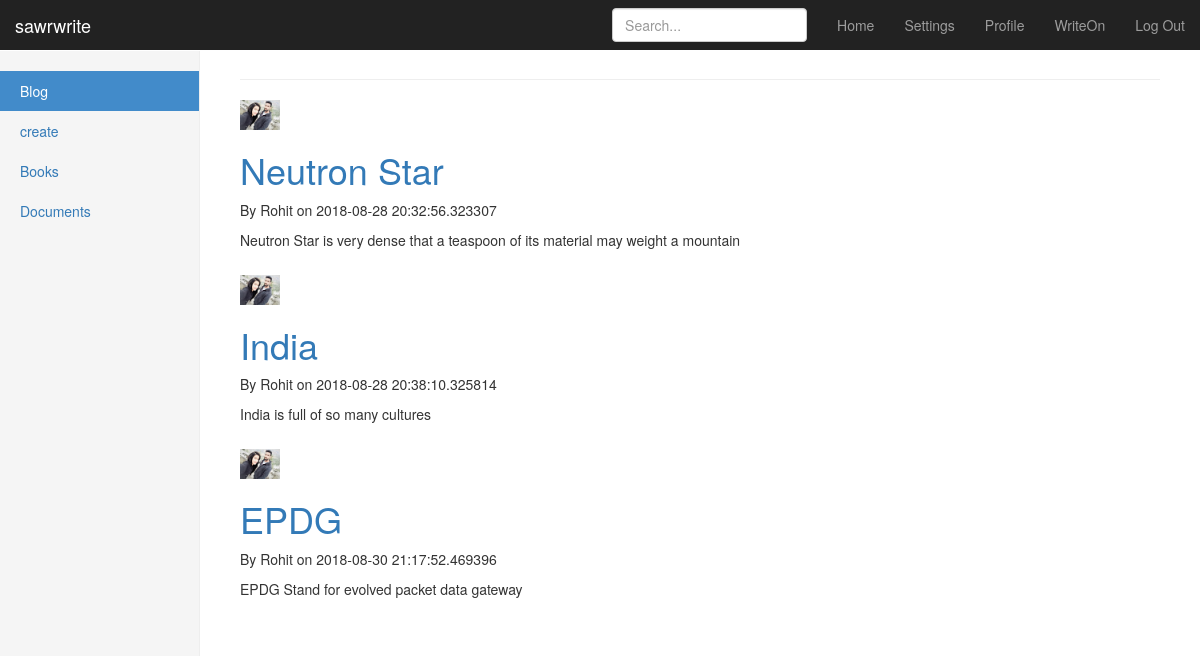
The app's page /blog_home (signed in), older data.
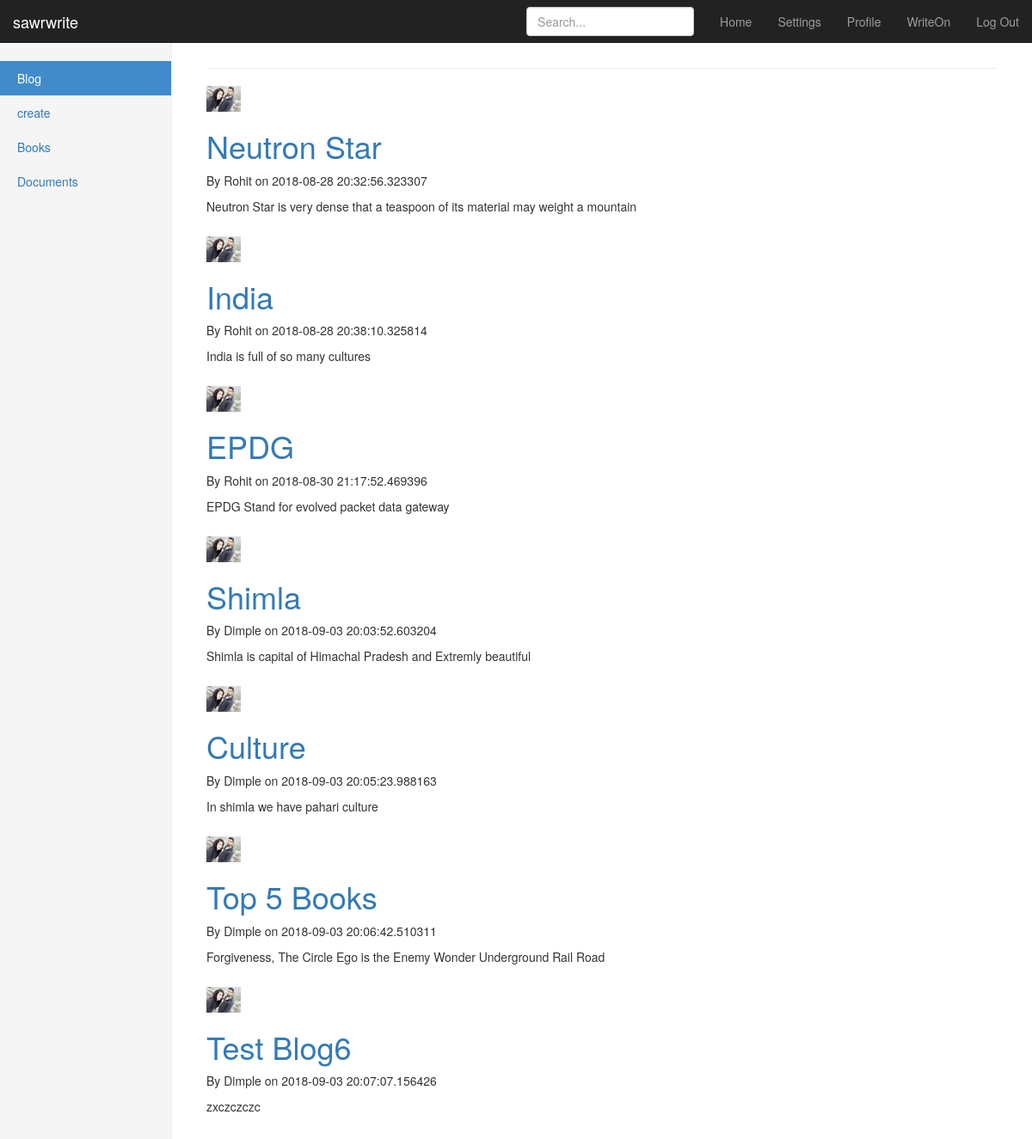
The same page, newer data.
### app/app.py (models this page shows)
class Post(UserMixin, db.Model):
	id = db.Column(db.Integer, primary_key=True)
	title = db.Column(db.String(100), nullable=False)
	date_posted = db.Column(db.DateTime, nullable=False, default=datetime.utcnow)
	content = db.Column(db.Text, nullable=False)
	user_id = db.Column(db.Integer, db.ForeignKey('user.id'), nullable=False)

class User(UserMixin, db.Model):
	id = db.Column(db.Integer, primary_key=True)
	firstname = db.Column(db.String(20))
	lastname = db.Column(db.String(20))
	username = db.Column(db.String(50), unique=True)
	image_file = db.Column(db.String(20), nullable=False, default='default.jpg')
	email = db.Column(db.String(50), unique=True)
	password = db.Column(db.String(80))
	posts = db.relationship('Post', backref='author', lazy=True)

### app/app.py (the view)
@app.route('/blog_home', methods=['GET', 'POST'])
@login_required
def blog_home():
	posts= Post.query.all()
	img_file = url_for('static', filename='display_pics/' + current_user.image_file)
	return render_template('blog_home.html', image_file=img_file, posts=posts)

### app/app.py (called while the page is built)
@login_manager.user_loader
def load_user(user_id):
	return User.query.get(int(user_id))

### app/templates/blog_home.html (shortened to what this page needs)
{% extends "bootstrap/base.html" %}
{% block styles %}
{{super()}}
<link rel="stylesheet" href="{{url_for('.static', filename='dashboard.css')}}">
{% endblock %}
{% block content %}
    <nav class="navbar navbar-inverse navbar-fixed-top">
      <div class="container-fluid">
        <div class="navbar-header">
          <a class="navbar-brand" href="#">sawrwrite</a>
        </div>
        <div id="navbar" class="navbar-collapse collapse">
          <ul class="nav navbar-nav navbar-right">
            <li><a href="{{ url_for('dashboard') }}">Home</a></li>
            <li><a href="#">Settings</a></li>
            <li><a href="{{ url_for('profile') }}">Profile</a></li>
            <li><a href="{{ url_for('notepad') }}">WriteOn</a></li>
            <li><a href="{{ url_for('logout') }}">Log Out</a></li>
          </ul>
          <form class="navbar-form navbar-right">
            <input type="text" class="form-control" placeholder="Search...">
          </form>
        </div>
      </div>
    </nav>
    <div class="container-fluid">
      <div class="row">
        <div class="col-sm-3 col-md-2 sidebar">
          <ul class="nav nav-sidebar">
            <li class="active"><a href="{{url_for('blog_home')}}">Blog<span class="sr-only">(current)</span></a></li>
            <li><a href="{{ url_for('my_blog') }}">create</a></li>
            <li><a href="#">Books</a></li>
            <li><a href="#">Documents</a></li>
          </ul>
        </div>
        <div class="col-sm-9 col-sm-offset-3 col-md-10 col-md-offset-2 main">
          <h1 class="page-header">{{ name }}</h1>
         </body>
          {% for post in posts %}
          <article class="media content section">
           <div class="media-body">
            <div class="article-metadata">
          <img src="{{ image_file }}" width="40" height="40" class="img-responsive" alt="Generic placeholder thumbnail">
           <h1><a class="article-title" href="{{ url_for('post', post_id=post.id)}}">{{ post.title }}</a></h1>
           <p class="article-content">By {{ post.author.firstname }} on {{ post.date_posted }} </p>
           <p class="article-content">{{ post.content }} </p>
         </div>
          </article>
          {% endfor %}
         <body>
{% endblock %}

### app/static/dashboard.css (style rules this page uses)
body { padding-top: 50px; }
.navbar-fixed-top { border: 0; }
.sidebar { display: none; }
@media (min-width: 768px) { .sidebar { position: fixed; top: 51px; bottom: 0; left: 0; z-index: 1000; display: block; padding: 20px; overflow-x: hidden; overflow-y: auto; background-color: #f5f5f5; border-right: 1px solid #eee; } }
.nav-sidebar { margin-right: -21px; margin-bottom: 20px; margin-left: -20px; }
.nav-sidebar > li > a { padding-right: 20px; padding-left: 20px; }
.nav-sidebar > .active > a, .nav-sidebar > .active > a:hover, .nav-sidebar > .active > a:focus { color: #fff; background-color: #428bca; }
.main { padding: 20px; }
@media (min-width: 768px) { .main { padding-right: 40px; padding-left: 40px; } }
.main .page-header { margin-top: 0; }

Row changes from the older to the newer data that the page shows:
added Post: title "Shimla", author.firstname "Dimple", date_posted "2018-09-03 20:03:52.603204", content "Shimla is capital of Himachal Pradesh and Extremly beautiful"
added Post: title "Culture", author.firstname "Dimple", date_posted "2018-09-03 20:05:23.988163", content "In shimla we have pahari culture"
added Post: title "Top 5 Books", author.firstname "Dimple", date_posted "2018-09-03 20:06:42.510311", content "Forgiveness, The Circle Ego is the Enemy Wonder Underground Rail Road"
added Post: title "Test Blog6", author.firstname "Dimple", date_posted "2018-09-03 20:07:07.156426", content "zxczczczc"
